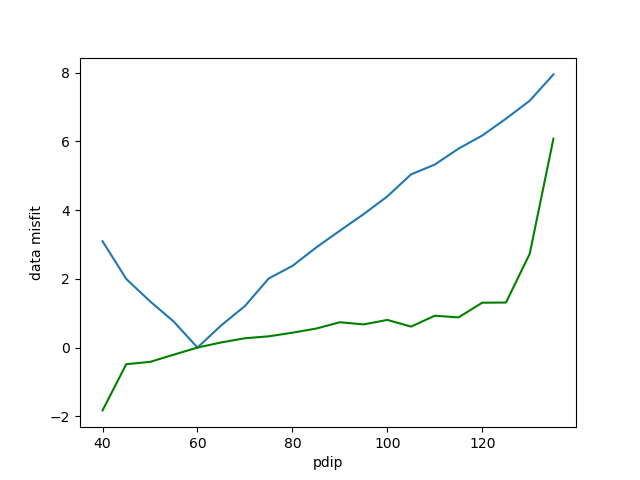

The Python source for this figure:
from wrapper_main import *


transmitters_setup = {
    "tx": numpy.array([205.]),                  # transmitter easting/x-position
    "ty": numpy.array([100.]),                  # transmitter northing/y-position
    "tz": numpy.array([50.]),                   # transmitter height/z-position
    "tazi": numpy.deg2rad(numpy.array([90.])),  # transmitter azimuth
    "tincl": numpy.deg2rad(numpy.array([6.])),  # transmitter inclination
    "rx": numpy.array([205.]),                  # receiver easting/x-position
    "ry": numpy.array([100.]),                  # receiver northing/y-position
    "rz": numpy.array([50.]),                   # receiver height/z-position
    "trdx": numpy.array([0.]),                  # transmitter receiver separation inline
    "trdy": numpy.array([0.]),                  # transmitter receiver separation crossline
    "trdz": numpy.array([0.]),                  # transmitter receiver separation vertical
}

forward = ForwardWrapper(true_model, problem_setup, system_spec, transmitters_setup, survey_data, ["pdip"])
true_model = numpy.array([60])
true_dpred = forward(true_model)

def data_misfit(model):
    dpred = forward(model)
    return numpy.linalg.norm(dpred - true_dpred)

def data_misfit_gradient(model):
    dpred = forward(model)
    jacobian = forward.jacobian(model)
    return 2 * jacobian.T @ (dpred - true_dpred)


all_models = [numpy.array([pdip]) for pdip in range(40, 140, 5)]
all_misfits = []
all_gradients = []
for model in all_models:
    misfit = data_misfit(model)
    gradient = data_misfit_gradient(model)
    all_misfits.append(misfit)
    all_gradients.append(gradient)
    print(f"pdip: {model}, data misfit: {misfit}, gradient: {gradient}")


fig, ax = plt.subplots()
ax.plot(all_models, all_misfits)
ax.plot(all_models, all_gradients, c="green")
ax.set_xlabel("pdip")
ax.set_ylabel("data misfit")
fig.savefig("data_misfit_verification.png")
